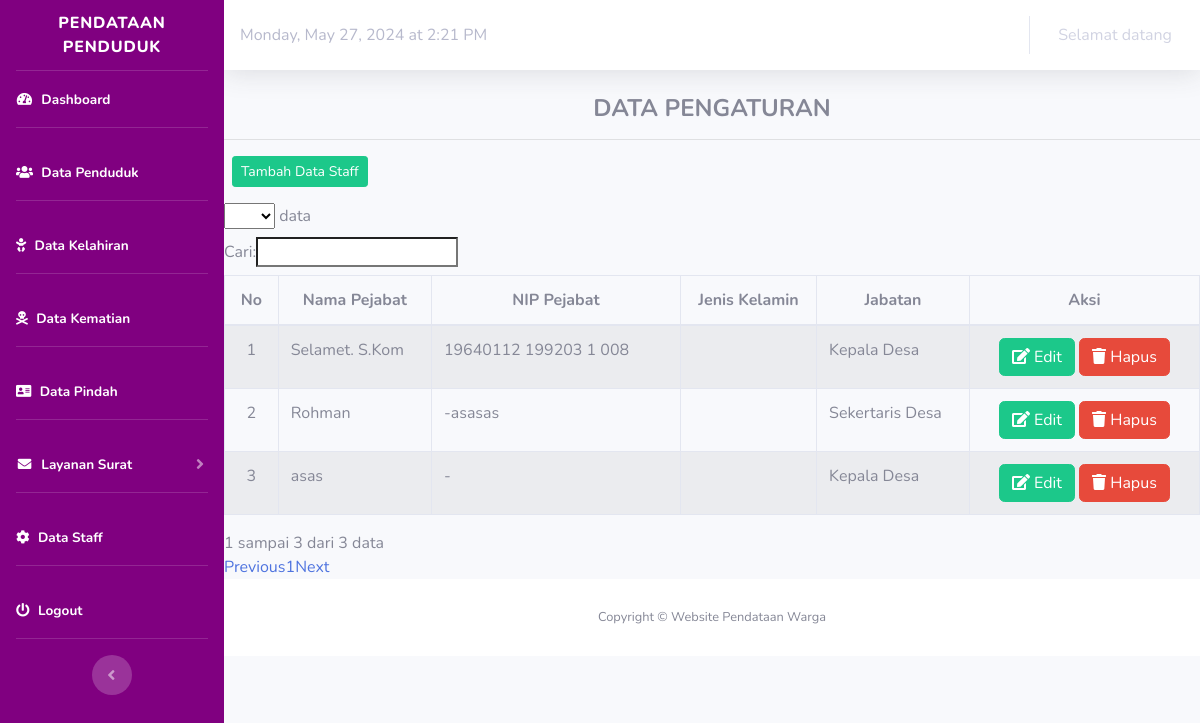
Before: /index.php/pengaturan with the older database file.
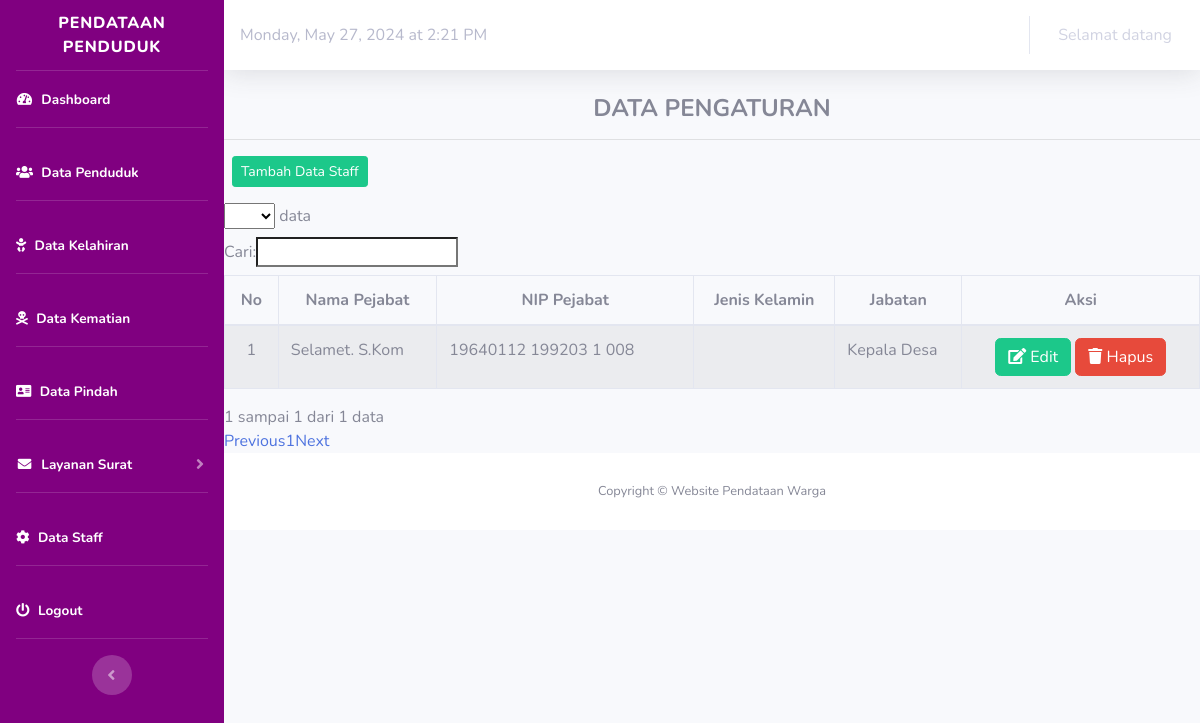
After: the same page with the newer database file.
### tables this page shows
CREATE TABLE `pejabat` (
  `id_pejabat` int(11) NOT NULL,
  `jenis_kelamin` varchar(50) NOT NULL,
  `alamat` varchar(255) NOT NULL,
  `nama_pejabat` varchar(255) NOT NULL,
  `nip_pejabat` varchar(255) NOT NULL,
  `jabatan_pejabat` varchar(255) NOT NULL
);

### application/controllers/pengaturan.php (called while the page is built, shortened)
<?php
class Pengaturan extends CI_Controller
{
	public function __construct()
	{
		$this->load->model('M_pengaturan');
	}
	public function index()
	{
		$data['title'] = "Pengaturan - Desa Serpong Rw 001";
		$data['pengaturan'] = $this->M_pengaturan->tampil();
		$this->load->view('template/header', $data);
		$this->load->view('template/sidebar', $data);
		$this->load->view('template/topbar', $data);
		$this->load->view('pengaturan/tampil_staff', $data);
		$this->load->view('template/footer', $data);
	}
}

### index.php (called while the page is built, shortened)
<?php
require_once BASEPATH.'core/CodeIgniter.php';

### application/models/M_pengaturan.php (called while the page is built, shortened)
<?php
class M_pengaturan extends CI_Model
{
	public function tampil()
	{
		return $this->db->get('pejabat')->result();
	}
}

### application/views/pengaturan/tampil_staff.php (the view, shortened to what this page needs)
<div class="content-wrapper">
    <section class="content">
        <div class="box box-info">
            <div class="box-header">
                <h4 style="text-align:center"><b>DATA PENGATURAN</b></h4>
                <hr>
            </div>
            <div class="box-body table-responsive">
                <p>
                    <a href="<?= base_url('Pengaturan/tambah/'); ?>" class="ml-2 btn btn-sm btn-success ">Tambah Data Staff</a>
                </p>
                <table id="data" class="table table-striped table-bordered" cellspacing="0" width="100%">
                    <thead>
                        <tr class="active">
                            <th style="text-align:center">No</th>
                            <th style="text-align:center">Nama Pejabat</th>
                            <th style="text-align:center">NIP Pejabat</th>
                            <th style="text-align:center">Jenis Kelamin</th>
                            <th style="text-align:center">Jabatan</th>
                            <th style="text-align:center">Aksi</th>
                        </tr>
                    </thead>
                    <tbody>
                        <?php
                        $no = 1;
                        foreach ($pengaturan as $pengaturan) {
                        ?>
                            <tr>
                                <td style="text-align:center"><?php echo $no; ?></td>
                                <td><?php echo $pengaturan->nama_pejabat; ?></td>
                                <td><?php echo $pengaturan->nip_pejabat; ?></td>
                                <td><?php echo $pengaturan->jenis_kelamin; ?></td>
                                <td><?php echo $pengaturan->jabatan_pejabat; ?></td>
                                <td style="text-align:center">
                                    <a href="<?php echo base_url('pengaturan/edit/' . $pengaturan->id_pejabat); ?>" class="btn btn-success btn-xs"><i class="fa fa-edit"></i> Edit</a>
                                    <a href="<?php echo base_url('pengaturan/hapus/' . $pengaturan->id_pejabat); ?>" class="btn btn-danger btn-xs"><i class="fa fa-trash"></i> Hapus</a>
                                </td>
                            </tr>
                        <?php
                            $no++;
                        }
                        ?>
                    </tbody>
                </table>
            </div>
    </section>
</div>

Changed rows visible on the page:
removed pejabat: nama_pejabat "Rohman", nip_pejabat "-asasas", jabatan_pejabat "Sekertaris Desa"
removed pejabat: nama_pejabat "asas", nip_pejabat "-", jabatan_pejabat "Kepala Desa"
Other visible differences:
text written by a page script: "data Cari: 1 sampai 3 dari 3 data Previous 1 Next" → "data Cari: 1 sampai 1 dari 1 data Previous 1 Next"
